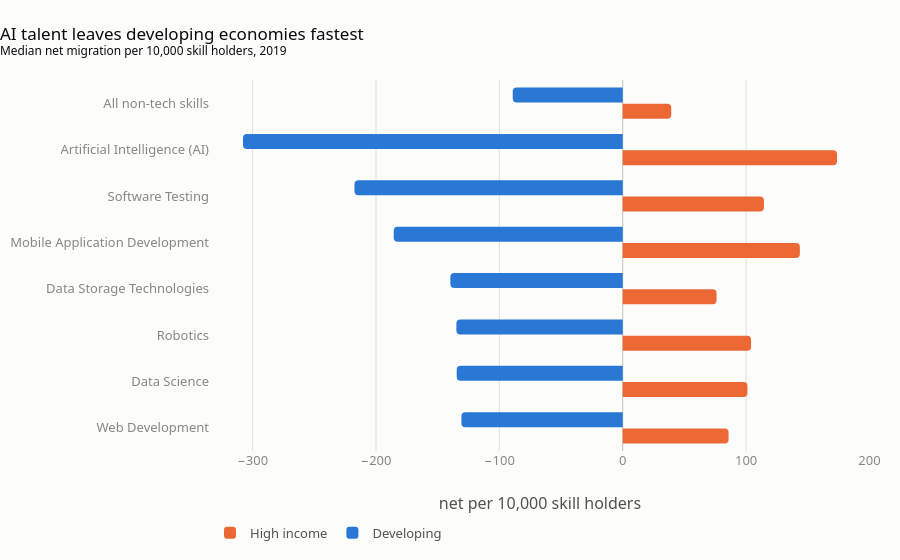

The code cell stored with this chart in its notebook:
### Code cell
dev_rows = ai_table[ai_table.group == "Developing"].set_index("skill_group")
hi_rows = ai_table[ai_table.group == "High income"].set_index("skill_group")
order = dev_rows.sort_values("median_rate", ascending=False).index
nt = fam.loc["Non-tech"]

fig = go.Figure()
for label, src, color in [("High income", hi_rows, SERIES[1]), ("Developing", dev_rows, SERIES[0])]:
    fig.add_trace(go.Bar(y=list(order) + ["All non-tech skills"], x=list(src.reindex(order).median_rate) + [nt[label]],
                         name=label, orientation="h", marker=dict(color=color, cornerradius=4),
                         customdata=list(src.reindex(order).countries) + [None],
                         hovertemplate="<b>%{y}</b><br>" + label + ": %{x:.0f} per 10k<br>countries: %{customdata}<extra></extra>"))
fig.update_layout(barmode="group", bargap=0.3, bargroupgap=0.08, height=560,
                  title="AI talent leaves developing economies fastest<br><sup>Median net migration per 10,000 "
                        "skill holders, 2019</sup>",
                  xaxis_title="net per 10,000 skill holders", margin=dict(l=210))
save(fig, "04_ai_skills")

### Figure 1 — Plotly figure (JSON) as saved in the notebook; plotly's stock layout.template omitted (floating-point values rounded to 4 significant figures)
{"data": [{"customdata": [51, 52, 39, 51, 48, 48, 36, null], "hovertemplate": "<b>%{y}</b><br>High income: %{x:.0f} per 10k<br>countries: %{customdata}<extra></extra>", "marker": {"color": "#eb6834", "cornerradius": 4}, "name": "High income", "orientation": "h", "type": "bar", "x": [85.79, 101.1, 104.0, 76.06, 143.6, 114.5, 173.7, 39.32], "y": ["Web Development", "Data Science", "Robotics", "Data Storage Technologies", "Mobile Application Development", "Software Testing", "Artificial Intelligence (AI)", "All non-tech skills"]}, {"customdata": [79, 87, 30, 82, 34, 46, 25, null], "hovertemplate": "<b>%{y}</b><br>Developing: %{x:.0f} per 10k<br>countries: %{customdata}<extra></extra>", "marker": {"color": "#2a78d6", "cornerradius": 4}, "name": "Developing", "orientation": "h", "type": "bar", "x": [-130.8, -134.6, -134.8, -139.7, -185.6, -217.4, -307.8, -89.16], "y": ["Web Development", "Data Science", "Robotics", "Data Storage Technologies", "Mobile Application Development", "Software Testing", "Artificial Intelligence (AI)", "All non-tech skills"]}], "layout": {"bargap": 0.3, "bargroupgap": 0.08, "barmode": "group", "height": 560, "margin": {"l": 210}, "title": {"text": "AI talent leaves developing economies fastest<br><sup>Median net migration per 10,000 skill holders, 2019</sup>"}, "xaxis": {"title": {"text": "net per 10,000 skill holders"}}}}
